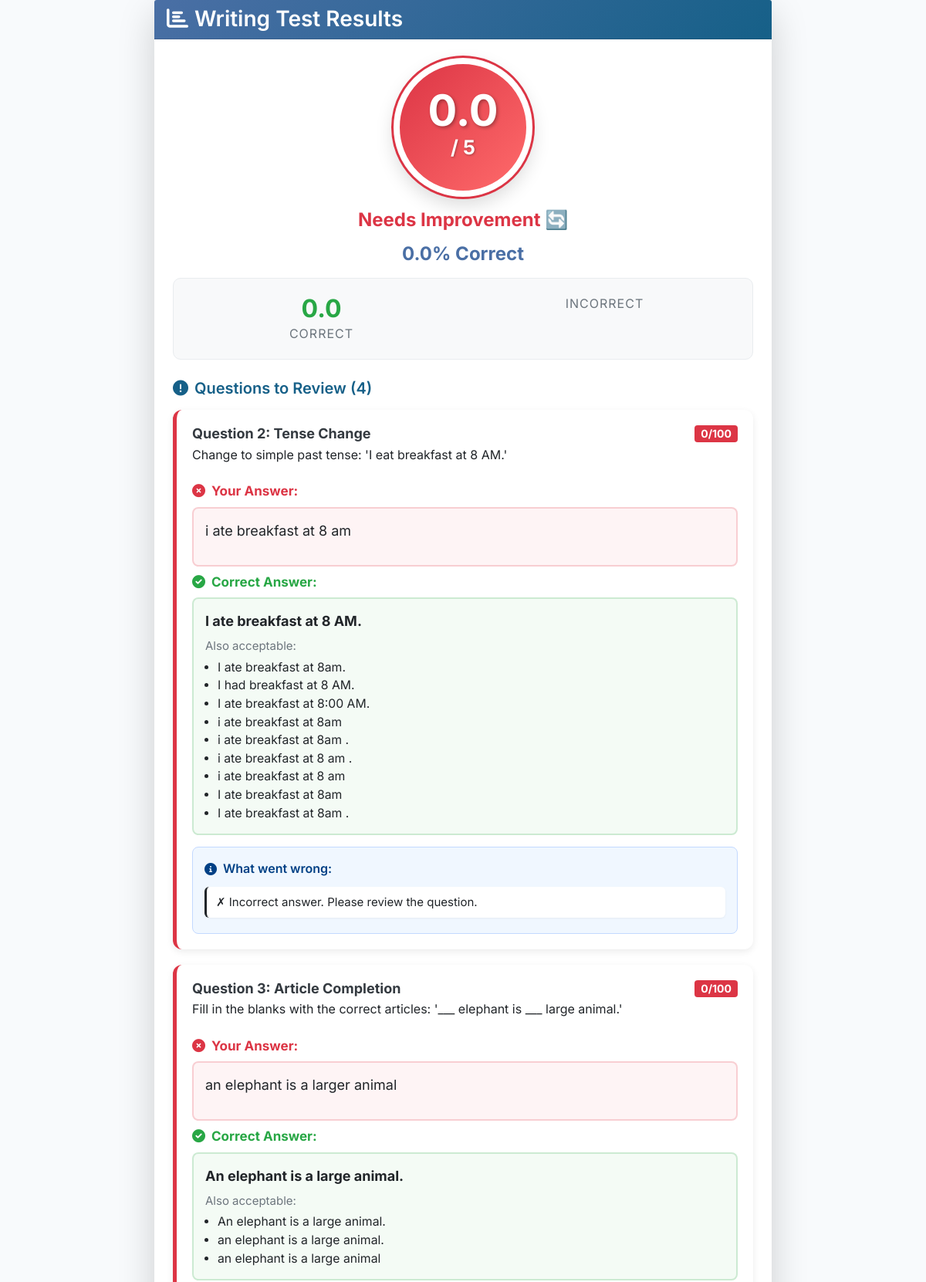
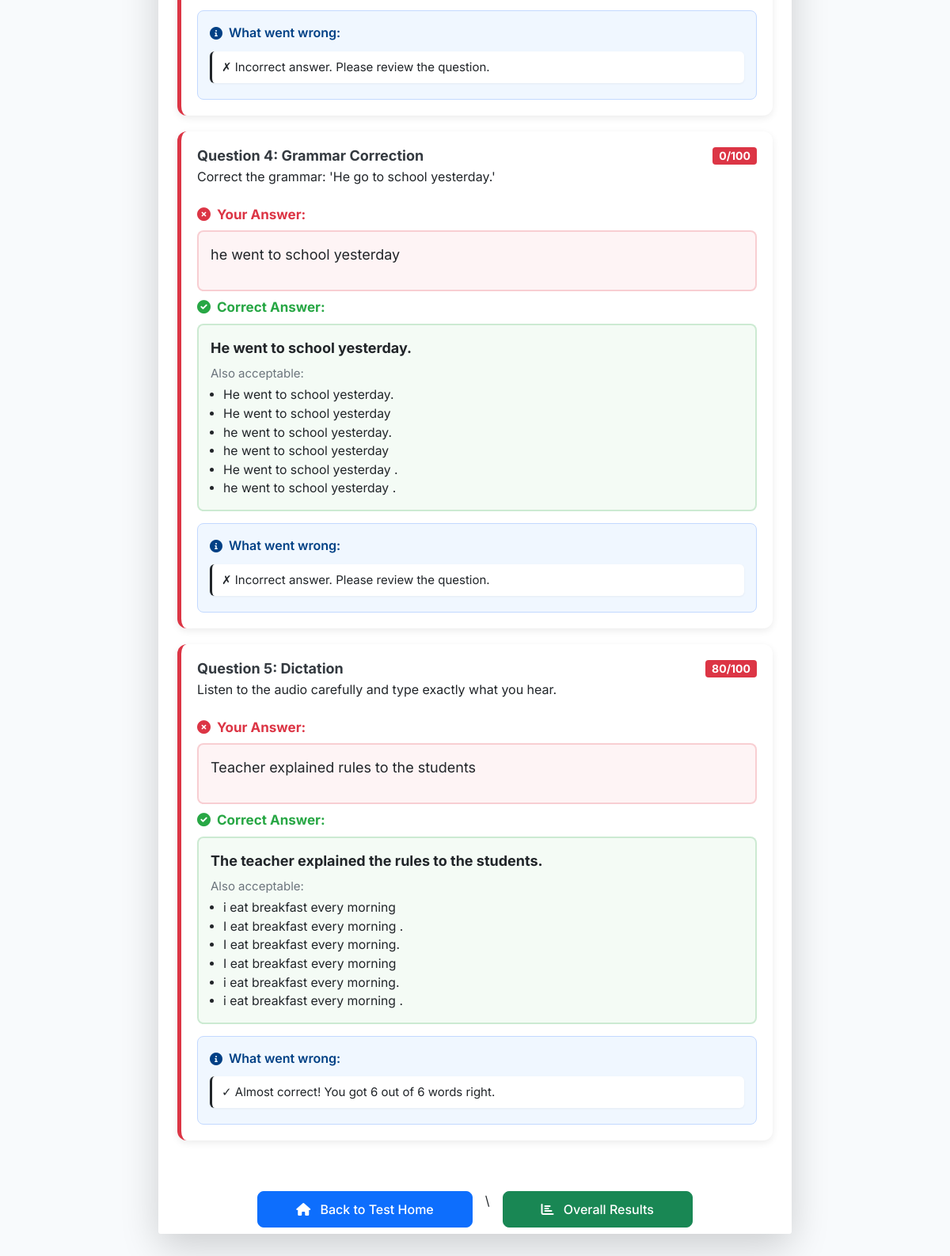
The page /writing/results/7/ (signed in) on the database its author committed (2 pictures, top to bottom).
### writing/models.py (models this page shows, shortened)
class WritingTestResult(models.Model):
    user = models.ForeignKey(User, on_delete=models.CASCADE, null=True, blank=True)
    session_key = models.CharField(max_length=100, blank=True)
    test = models.ForeignKey(WritingTest, on_delete=models.CASCADE)
    total_score = models.FloatField(default=0)
    max_score = models.IntegerField(default=5)
    percentage = models.FloatField(default=0)
    created_at = models.DateTimeField(auto_now_add=True)
    level = models.CharField(max_length=20, blank=True, null=True)

class WritingQuestion(models.Model):
    QUESTION_TYPES = [
        ('picture_description', 'Picture Description'),
        ('tense_change', 'Tense Change'),
        ('article_complete', 'Article Completion'),
        ('dictation', 'Dictation'),
        ('grammar_correction', 'Grammar Correction'),
    ]
    test = models.ForeignKey(WritingTest, on_delete=models.CASCADE, related_name='questions')
    order = models.IntegerField(default=1)
    question_type = models.CharField(max_length=50, choices=QUESTION_TYPES)
    prompt = models.TextField()
    correct_answer = models.TextField(help_text="Main correct answer for auto-checking")
    acceptable_answers = models.JSONField(default=list, blank=True, help_text="List of other acceptable answers in JSON format")
    explanation = models.TextField(blank=True)
    picture_filename = models.CharField(max_length=200, blank=True, help_text="Name of image file in static folder")
    required_keywords = models.JSONField(default=list, blank=True, help_text="Keywords that should be present")
    min_sentences = models.IntegerField(default=2)
    min_words = models.IntegerField(default=15)
    max_words = models.IntegerField(default=50)
    audio_filename = models.CharField(max_length=200, blank=True, help_text="Name of audio file for dictation")

class WritingResponse(models.Model):
    user = models.ForeignKey(User, on_delete=models.CASCADE, null=True, blank=True)
    session_key = models.CharField(max_length=100, blank=True)
    question = models.ForeignKey(WritingQuestion, on_delete=models.CASCADE)
    user_answer = models.TextField()
    score = models.IntegerField(default=0, help_text="Score out of 100")
    feedback = models.JSONField(default=list, blank=True, help_text="List of feedback points")
    needs_manual_review = models.BooleanField(default=False)
    created_at = models.DateTimeField(auto_now_add=True)
    class Meta:
        unique_together = [['session_key', 'question']]

### writing/views.py (the view)
# urls.py: path('results/<int:result_id>/', views.writing_results, name='writing_results'),
@login_required
def writing_results(request, result_id):
    result = get_object_or_404(WritingTestResult, id=result_id)
    responses = WritingResponse.objects.filter(
        session_key=result.session_key,
        question__test=result.test
    ).select_related('question').order_by('question__order')
    responses_by_question = {r.question.order: r for r in responses}
    questions = WritingQuestion.objects.filter(test=result.test).order_by('order')
    question_data = []
    for question in questions:
        response = responses_by_question.get(question.order)
        if response:
            question_data.append({
                'question': question,
                'response': response,
                'user_answer': response.user_answer,
                'score_100': response.score,
                'feedback': response.feedback,  # Get feedback from database
                'is_correct': response.score == 100
            })
    context = {
        'result': result,
        'question_data': question_data,
        'percentage': result.percentage,
        'total_score': result.total_score,
        'max_score': result.max_score,
        'wrong_answers_count': len([q for q in question_data if not q['is_correct']]),
        'level' : result.level,
    }
    return render(request, 'writing/writing_results.html', context)

### writing/templates/writing/writing_results.html (shortened to what this page needs)
{% extends 'writing/base.html' %}
{% load static %}
{% block content %}
<div class="results-container">
    <div class="card shadow-lg border-0">
        <div class="card-header text-white" style="background: linear-gradient(135deg, #4a6fa5, #166088);">
            <h2 class="mb-0">
                <i class="fas fa-chart-bar me-2"></i>Writing Test Results
            </h2>
        </div>
        <div class="card-body p-4">
            <div class="text-center mb-4">
                {% if percentage >= 80 %}
                <div class="score-circle score-excellent mb-3">
                    <div class="display-2 fw-bold">{{ result.total_score }}</div>
                    <div class="h4 fw-bold">/ {{ result.max_score }}</div>
                </div>
                <h3 class="text-success fw-bold mb-3">
                    {% if result.total_score == 5 %}
                    Perfect Score! 🎉
                    {% elif result.total_score >= 4 %}
                    Excellent! 🌟
                    {% else %}
                    Good Job! 👍
                    {% endif %}
                </h3>
                {% elif percentage >= 60 %}
                <div class="score-circle score-good mb-3">
                    <div class="display-2 fw-bold">{{ result.total_score }}</div>
                    <div class="h4 fw-bold">/ {{ result.max_score }}</div>
                </div>
                <h3 class="text-info fw-bold mb-3">Good Effort! 💪</h3>
                {% elif percentage >= 40 %}
                <div class="score-circle score-average mb-3">
                    <div class="display-2 fw-bold">{{ result.total_score }}</div>
                    <div class="h4 fw-bold">/ {{ result.max_score }}</div>
                </div>
                <h3 class="text-warning fw-bold mb-3">Keep Practicing! 📚</h3>
                {% else %}
                <div class="score-circle score-poor mb-3">
                    <div class="display-2 fw-bold">{{ result.total_score }}</div>
                    <div class="h4 fw-bold">/ {{ result.max_score }}</div>
                </div>
                <h3 class="text-danger fw-bold mb-3">Needs Improvement 🔄</h3>
                {% endif %}
                <h3 class="mb-3 fw-bold" style="color: #4a6fa5;">
                    {{ percentage|floatformat:1 }}% Correct
                </h3>
                <div class="stats-card">
                    <div class="row">
                        <div class="col-6 stat-item">
                            <div class="stat-value text-success">{{ result.total_score }}</div>
                            <div class="stat-label">Correct</div>
                        </div>
                        <div class="col-6 stat-item">
                            <div class="stat-label">Incorrect</div>
                        </div>
                    </div>
                </div>
            </div>
            <div class="mb-4">
                <h4 class="mb-3" style="color: #166088;">
                    <i class="fas fa-exclamation-circle me-2"></i>Questions to Review ({{ wrong_answers_count }})
                </h4>
                {% for item in question_data %}
                    {% if item.score_100 < 100 %}
                    <div class="mistake-review">
                        <div class="d-flex justify-content-between align-items-start mb-2">
                            <div>
                                <h5 class="fw-bold mb-1" style="color: #343a40;">
                                    Question {{ item.question.order }}: {{ item.question.get_question_type_display }}
                                </h5>
                                <p class="mb-0">{{ item.question.prompt|linebreaks }}</p>
                            </div>
                            <span class="badge bg-danger px-2 py-1">
                                {{ item.score_100 }}/100
                            </span>
                        </div>
                        <div class="mb-2">
                            <h6 class="fw-bold mb-2" style="color: #dc3545;">
                                <i class="fas fa-times-circle me-2"></i>Your Answer:
                            </h6>
                            <div class="user-answer-box">
                                {{ item.response.user_answer|linebreaks }}
                            </div>
                        </div>
                        <div class="mb-2">
                            <h6 class="fw-bold mb-2" style="color: #28a745;">
                                <i class="fas fa-check-circle me-2"></i>Correct Answer:
                            </h6>
                            <div class="correct-answer-box">
                                {% if item.question.question_type == 'picture_description' %}
                                    <p class="mb-0 fw-bold">The boy is playing football in the park. He is enjoying the game.</p>
                                {% else %}
                                    <p class="mb-0 fw-bold">{{ item.question.correct_answer }}</p>
                                    {% if item.question.acceptable_answers %}
                                    <div class="mt-2">
                                        <p class="mb-1 text-muted small">Also acceptable:</p>
                                        <ul class="mb-0 ps-3">
                                            {% for alt_answer in item.question.acceptable_answers %}
                                            <li class="small">{{ alt_answer }}</li>
                                            {% endfor %}
                                        </ul>
                                    </div>
                                    {% endif %}
                                {% endif %}
                            </div>
                        </div>
                        {% if item.response.feedback %}
                        <div class="feedback-section">
                            <div class="feedback-title">
                                <i class="fas fa-info-circle"></i>
                                What went wrong:
                            </div>
                            <ul class="feedback-list">
                                {% for fb in item.response.feedback %}
                                    {% if fb|slice:":2" == "✅" or fb|slice:":2" == "✓" %}
                                        <li class="feedback-item correct">
                                            <i class="fas fa-check-circle feedback-icon"></i>{{ fb }}
                                        </li>
                                    {% elif fb|slice:":2" == "❌" or fb|slice:":2" == "✗" %}
                                        <li class="feedback-item error">
                                            <i class="fas fa-times-circle feedback-icon"></i>{{ fb }}
                                        </li>
                                    {% elif '💡' in fb %}
                                        <li class="feedback-item info">
                                            <i class="fas fa-lightbulb feedback-icon"></i>{{ fb|cut:"💡 " }}
                                        </li>
                                    {% elif 'Example' in fb or 'example' in fb %}
                                        <li class="feedback-item info">
                                            <i class="fas fa-book-open feedback-icon"></i>{{ fb }}
                                        </li>
                                    {% else %}
                                        <li class="feedback-item">{{ fb }}</li>
                                    {% endif %}
                                {% endfor %}
                            </ul>
                        </div>
                        {% endif %}
                    </div>
                    {% endif %}
                {% empty %}
                    <div class="alert alert-info">
                        No question data available.
                    </div>
                {% endfor %}
            </div>
        </div>
        <div class="card-footer bg-white border-0 pt-3">
            <div class="text-center">
                <div class="d-flex justify-content-center gap-3">
                    <a href="{% url 'writing:writing_test_home' result.test.id %}" class="btn btn-primary px-5">
                        <i class="fas fa-home me-2"></i> Back to Test Home
                    </a>\
                    <a href="{% url 'home_page:pretest_results' %}" class="btn btn-success px-5">
                        <i class="fas fa-chart-bar me-2"></i> Overall Results
                    </a>
                </div>
            </div>
        </div>
    </div>
</div>
{% endblock %}

### writing/templates/writing/base.html (shortened to what this page needs)
<!DOCTYPE html>
<html lang="en">
<head>
    <link href="https://cdn.jsdelivr.net/npm/bootstrap@5.1.3/dist/css/bootstrap.min.css" rel="stylesheet">
    {% load static %}
    <link rel="stylesheet" href="{% static 'writing/css/styles.css' %}">
    <link rel="stylesheet" href="https://cdnjs.cloudflare.com/ajax/libs/font-awesome/6.0.0/css/all.min.css">
</head>
<body>
    <main>
        {% block content %}{% endblock %}
    </main>
</body>
</html>

### rows shown on the page
WritingTestResult: total_score "0.0", max_score "5", percentage "0.0"
WritingQuestion: question.order "2", question.question_type "Tense Change", question.prompt "Change to simple past tense: 'I eat breakfast at 8 AM.'", score_100 "0", response.user_answer "i ate breakfast at 8 am", question.correct_answer "I ate breakfast at 8 AM.", acceptable_answers "I ate breakfast at 8am." "I had breakfast at 8 AM." "I ate breakfast at 8:00 AM." "i ate breakfast at 8am" "i ate breakfast at 8am ." "i ate breakfast at 8 am ." "i ate breakfast at 8 am" "I ate breakfast at 8am" "I ate breakfast at 8am .", feedback "✗ Incorrect answer. Please review the question."
WritingQuestion: question.order "3", question.question_type "Article Completion", question.prompt "Fill in the blanks with the correct articles: '___ elephant is ___ large animal.'", score_100 "0", response.user_answer "an elephant is a larger animal", question.correct_answer "An elephant is a large animal.", acceptable_answers "An elephant is a large animal." "an elephant is a large animal." "an elephant is a large animal", feedback "✗ Incorrect answer. Please review the question."
WritingQuestion: question.order "4", question.question_type "Grammar Correction", question.prompt "Correct the grammar: 'He go to school yesterday.'", score_100 "0", response.user_answer "he went to school yesterday", question.correct_answer "He went to school yesterday.", acceptable_answers "He went to school yesterday." "He went to school yesterday" "he went to school yesterday." "he went to school yesterday" "He went to school yesterday ." "he went to school yesterday .", feedback "✗ Incorrect answer. Please review the question."
WritingQuestion: question.order "5", question.question_type "Dictation", question.prompt "Listen to the audio carefully and type exactly what you hear.", score_100 "80", response.user_answer "Teacher explained rules to the students", question.correct_answer "The teacher explained the rules to the students.", acceptable_answers "i eat breakfast every morning" "I eat breakfast every morning ." "I eat breakfast every morning." "I eat breakfast every morning" "i eat breakfast every morning." "i eat breakfast every morning .", feedback "✓ Almost correct! You got 6 out of 6 words right."

### other values the page prints
{{ wrong_answers_count }} "4"
